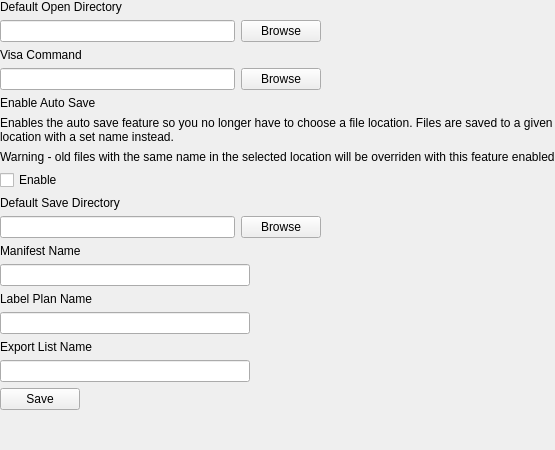
          <widget class="QWidget" name="settingsPage">
           <layout class="QVBoxLayout" name="verticalLayout_17">
            <property name="leftMargin">
             <number>0</number>
            </property>
            <property name="topMargin">
             <number>0</number>
            </property>
            <property name="rightMargin">
             <number>0</number>
            </property>
            <property name="bottomMargin">
             <number>0</number>
            </property>
            <item>
             <layout class="QVBoxLayout" name="verticalLayout_12" stretch="0,0,0,0,0,0,0,0,0,0,0,0,0,0,0,0,0,0">
              <item>
               <widget class="QLabel" name="workspaceLabelDefaultOpenDirectory">
                <property name="text">
                 <string>Default Open Directory</string>
                </property>
               </widget>
              </item>
              <item>
               <layout class="QHBoxLayout" name="horizontalLayout_25">
                <item>
                 <widget class="QLineEdit" name="defaultDirectoryLineEdit">
                  <property name="maximumSize">
                   <size>
                    <width>250</width>
                    <height>16777215</height>
                   </size>
                  </property>
                 </widget>
                </item>
                <item>
                 <widget class="QPushButton" name="contentBtnDefaultOpenDir">
                  <property name="text">
                   <string>Browse</string>
                  </property>
                 </widget>
                </item>
                <item>
                 <spacer name="horizontalSpacer_24">
                  <property name="orientation">
                   <enum>Qt::Horizontal</enum>
                  </property>
                  <property name="sizeHint" stdset="0">
                   <size>
                    <width>40</width>
                    <height>20</height>
                   </size>
                  </property>
                 </spacer>
                </item>
               </layout>
              </item>
              <item>
               <widget class="QLabel" name="workspaceLabelVisaCommand">
                <property name="text">
                 <string>Visa Command</string>
                </property>
               </widget>
              </item>
              <item>
               <layout class="QHBoxLayout" name="horizontalLayout_27">
                <item>
                 <widget class="QLineEdit" name="VisaCommandLineEdit">
                  <property name="maximumSize">
                   <size>
                    <width>250</width>
                    <height>16777215</height>
                   </size>
                  </property>
                 </widget>
                </item>
                <item>
                 <widget class="QPushButton" name="contentBtnVisaCommand">
                  <property name="text">
                   <string>Browse</string>
                  </property>
                 </widget>
                </item>
                <item>
                 <spacer name="horizontalSpacer_25">
                  <property name="orientation">
                   <enum>Qt::Horizontal</enum>
                  </property>
                  <property name="sizeHint" stdset="0">
                   <size>
                    <width>40</width>
                    <height>20</height>
                   </size>
                  </property>
                 </spacer>
                </item>
               </layout>
              </item>
              <item>
               <widget class="QLabel" name="workspaceLabelEnableAutoSave">
                <property name="text">
                 <string>Enable Auto Save</string>
                </property>
               </widget>
              </item>
              <item>
               <widget class="QLabel" name="label_2">
                <property name="maximumSize">
                 <size>
                  <width>100000</width>
                  <height>16777215</height>
                 </size>
                </property>
                <property name="text">
                 <string>Enables the auto save feature so you no longer have to choose a file location. Files are saved to a given location with a set name instead. </string>
                </property>
                <property name="wordWrap">
                 <bool>true</bool>
                </property>
               </widget>
              </item>
              <item>
               <widget class="QLabel" name="label_7">
                <property name="text">
                 <string>Warning - old files with the same name in the selected location will be overriden with this feature enabled</string>
                </property>
               </widget>
              </item>
              <item>
               <widget class="QCheckBox" name="enableAutoSaveCheckBox">
                <property name="text">
                 <string>Enable</string>
                </property>
               </widget>
              </item>
              <item>
               <widget class="QLabel" name="label_8">
                <property name="text">
                 <string>Default Save Directory</string>
                </property>
               </widget>
              </item>
              <item>
               <layout class="QHBoxLayout" name="horizontalLayout_31">
                <item>
                 <widget class="QLineEdit" name="saveDirectoryLineEdit">
                  <property name="maximumSize">
                   <size>
                    <width>250</width>
                    <height>16777215</height>
                   </size>
                  </property>
                 </widget>
                </item>
                <item>
                 <widget class="QPushButton" name="contentBtnDefaultSaveDirectory">
                  <property name="text">
                   <string>Browse</string>
                  </property>
                 </widget>
                </item>
                <item>
                 <spacer name="horizontalSpacer_27">
                  <property name="orientation">
                   <enum>Qt::Horizontal</enum>
                  </property>
                  <property name="sizeHint" stdset="0">
                   <size>
                    <width>40</width>
                    <height>20</height>
                   </size>
                  </property>
                 </spacer>
                </item>
               </layout>
              </item>
              <item>
               <widget class="QLabel" name="label_3">
                <property name="text">
                 <string>Manifest Name</string>
                </property>
               </widget>
              </item>
              <item>
               <widget class="QLineEdit" name="manifestNameLineEdit">
                <property name="maximumSize">
                 <size>
                  <width>250</width>
                  <height>16777215</height>
                 </size>
                </property>
               </widget>
              </item>
              <item>
               <widget class="QLabel" name="label_5">
                <property name="text">
                 <string>Label Plan Name</string>
                </property>
               </widget>
              </item>
              <item>
               <widget class="QLineEdit" name="labelPlanNameLineEdit">
                <property name="maximumSize">
                 <size>
                  <width>250</width>
                  <height>16777215</height>
                 </size>
                </property>
               </widget>
              </item>
              <item>
               <widget class="QLabel" name="label_6">
                <property name="text">
                 <string>Export List Name</string>
                </property>
               </widget>
              </item>
              <item>
               <widget class="QLineEdit" name="exportListNameLineEdit">
                <property name="maximumSize">
                 <size>
                  <width>250</width>
                  <height>16777215</height>
                 </size>
                </property>
               </widget>
              </item>
              <item>
               <layout class="QHBoxLayout" name="horizontalLayout_28">
                <item>
                 <widget class="QPushButton" name="contentBtnSaveSettings">
                  <property name="text">
                   <string>Save</string>
                  </property>
                 </widget>
                </item>
                <item>
                 <spacer name="horizontalSpacer_26">
                  <property name="orientation">
                   <enum>Qt::Horizontal</enum>
                  </property>
                  <property name="sizeHint" stdset="0">
                   <size>
                    <width>40</width>
                    <height>20</height>
                   </size>
                  </property>
                 </spacer>
                </item>
               </layout>
              </item>
              <item>
               <spacer name="verticalSpacer_22">
                <property name="orientation">
                 <enum>Qt::Vertical</enum>
                </property>
                <property name="sizeHint" stdset="0">
                 <size>
                  <width>20</width>
                  <height>40</height>
                 </size>
                </property>
               </spacer>
              </item>
             </layout>
            </item>
           </layout>
          </widget>
